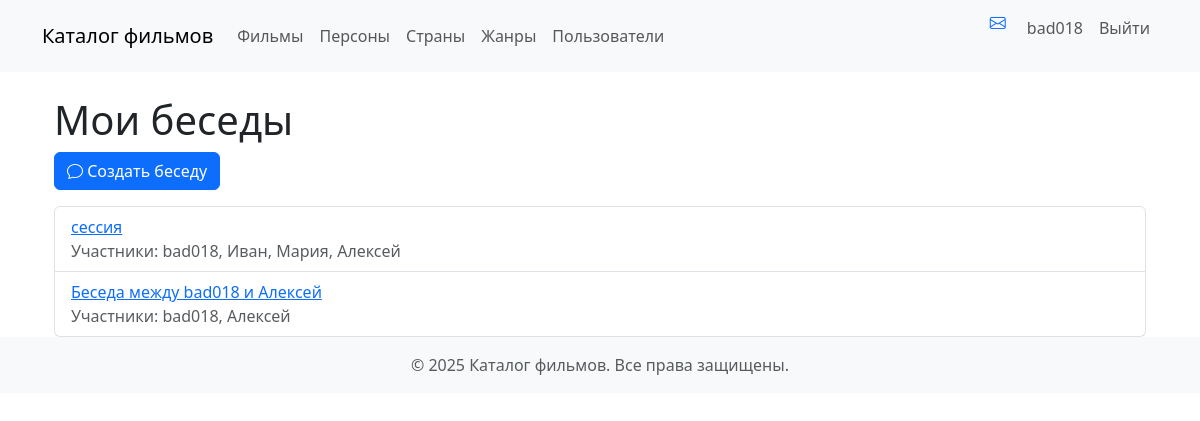
Screenshot of /accounts/conversations/ (signed in) with the database file from the repository.
### accounts/models.py (models this page shows, shortened)
class Conversation(MyModel):
    participants = models.ManyToManyField(
        settings.AUTH_USER_MODEL,  # Участники беседы
        verbose_name="Участники",
        blank=True
    )
    subject = models.CharField("Тема", max_length=255)
    created_at = models.DateTimeField("Дата создания", auto_now_add=True)
    class Meta:
        ordering = ["-created_at"]
        verbose_name = "Беседа"
        verbose_name_plural = "Беседы"

### accounts/views.py (the view)
# urls.py: path('conversations/', views.conversation_list, name='conversation_list'),
def conversation_list(request):
    conversations = Conversation.objects.filter(participants=request.user).order_by('-created_at')
    return render(request, 'accounts/conversation/list.html', {'conversations': conversations})

### films/templatetags/films_tags.py (called while the page is built)
@register.filter
def model_verbose_name_plural(cls_name):
    Model = apps.get_model(*cls_name.split(":"))
    return Model._meta.verbose_name_plural

### accounts/templates/accounts/conversation/list.html (shortened to what this page needs)
{% extends 'accounts/base.html' %}
{% load user_tags %}
{% load django_bootstrap5 %}
{% block content %}
<div class="container mt-4">
    <h1>Мои беседы</h1>
    <a href="{% url 'accounts:create_conversation' %}" class="btn btn-primary mb-3">
        <i class="bi-chat"></i> Создать беседу
    </a>
    <div class="list-group">
        {% for conversation in conversations %}
        <div class="list-group-item">
            <a href="{% url 'accounts:conversation_detail' conversation.id %}">
                {{ conversation.subject }}
            </a>
            <div class="text-muted">
                Участники:
                {% for participant in conversation.participants.all %}
                {{ participant.username }}{% if not forloop.last %}, {% endif %}
                {% endfor %}
            </div>
        </div>
        {% empty %}
        <div class="alert alert-info">У вас пока нет бесед.</div>
        {% endfor %}
    </div>
</div>
{% endblock %}

### films/templates/films/navbar.html (shortened to what this page needs)
{% load films_tags %}
<nav class="navbar navbar-expand-md bg-body-tertiary mb-4">
    <div class="container">
        <a class="navbar-brand" href="{% url 'films:home' %}">Каталог фильмов</a>
        <div class="navbar-collapse collapse" id="navbarCollapse">
            <ul class="navbar-nav me-auto mb-2 mb-md-0">
                <li class="nav-item">
                    <a class="nav-link {% if request.path == '/' or request.path|slice:':7' == '/films/' %}active{% endif %}"
                       href="{% url 'films:film_list' %}">{{ 'films:film'|model_verbose_name_plural }}</a>
                </li>
                <li class="nav-item">
                    <a class="nav-link {% if request.path|slice:':8' == '/people/' %}active{% endif %}"
                       href="{% url 'films:person_list' %}">{{ 'films:person'|model_verbose_name_plural }}</a>
                </li>
                <li class="nav-item">
                    <a class="nav-link {% if request.path|slice:':11' == '/countries/' %}active{% endif %}"
                       href="{% url 'films:country_list' %}">{{ 'films:country'|model_verbose_name_plural }}</a>
                </li>
                <li class="nav-item">
                    <a class="nav-link {% if request.path|slice:':8' == '/genres/' %}active{% endif %}"
                       href="{% url 'films:genre_list' %}">{{ 'films:genre'|model_verbose_name_plural }}</a>
                </li>
                <li class="nav-item">
                    <a class="nav-link {% if request.resolver_match.url_name == 'user_list' %}active{% endif %}"
                       href="{% url 'accounts:user_list' %}">Пользователи</a>
                </li>
            </ul>
            <div>
                <ul class="navbar-nav me-auto mb-2 mb-lg-0">
                    {% if user.is_authenticated %}
                    <a href="{% url 'accounts:conversation_list' %}" class="btn btn-link">
                        <i class="bi-envelope"></i>
                    </a>
                    <li class="nav-item">
                        <a class="nav-link" href="{% url 'accounts:user_detail' user.id %}">{{ user.username }}</a>
                    </li>
                    <li class="nav-item">
                        <form action="{% url 'logout' %}" method="post">
                            <button type="submit" class="nav-link">Выйти</button>
                        </form>
                    </li>
                    {% endif %}
                </ul>
            </div>
        </div>
    </div>
</nav>

### accounts/static/accounts/css/messages.css (style rules this page uses)
:root { --alert-success: #d1e7dd; --alert-error: #f8d7da; --alert-info: #cff4fc; --alert-warning: #fff3cd; }

### rows the page displays
Conversation: subject "сессия"
Conversation: subject "Беседа между bad018 и Алексей"

### other values shown
{{ 'films:film'|model_verbose_name_plural }} "Фильмы"
{{ 'films:person'|model_verbose_name_plural }} "Персоны"
{{ 'films:country'|model_verbose_name_plural }} "Страны"
{{ 'films:genre'|model_verbose_name_plural }} "Жанры"
{{ user.username }} "bad018"
{{ participant.username }} "bad018"
{{ participant.username }} "Иван"
{{ participant.username }} "Мария"
{{ participant.username }} "Алексей"
